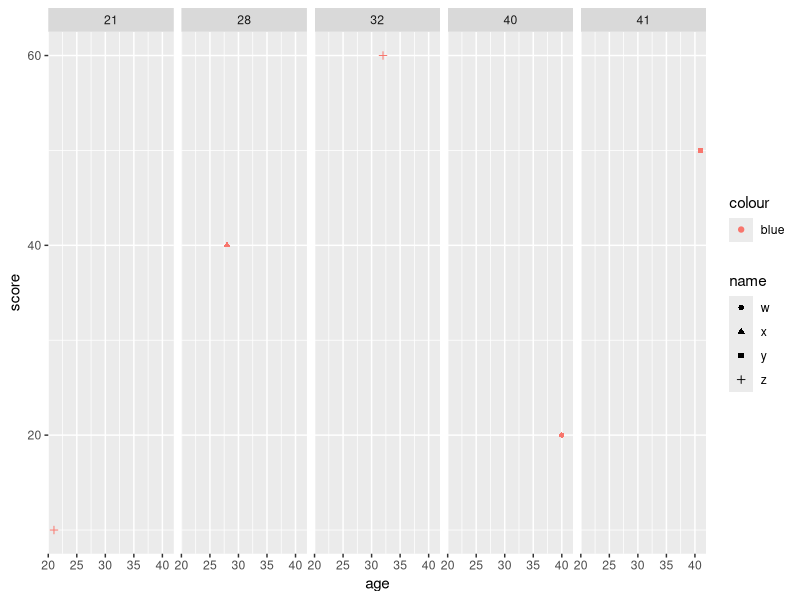

The R script that drew this image:
df <- data.frame(
  Name = c("A", "B", "C"),
  Age = c(25, 23, NA ),
  Score = c(95, NA, 78)
)
df

is.na(df)

mean(df$Age,na.rm= TRUE)

install.packages('Hmisc')
library(Hmisc)

data<-impute(df$age,fun=mean)
data

df1<-data.frame(
  id=c(1,2,3,4,5),
  name=c("x","y","z","w","z"),
  age=c(28,41,32,40,21),
  score=c(40,50,60,20,10)
)
df1

library(dplyr)
d<-df1 %>% select(name)
d

filter_df1<-df1%>%filter(age>30)
filter_df1

result<-df1%>% filter(age>30)%>%select(name)
result

Arr<-df1%>%arrange(name)
Arr

patt<-select(df1,starts_with("ag"))
patt

patt<-select(df1,-starts_with("ag"))
patt

patt<-select(df1,contains("ag"))
patt

patt<-select(df1,matches("ag"))
patt

add<-mutate(df1,ag_sc=age+score)
add

add<-transmute(df1,ag_sc=age+score)
add

summarise(df1,mean=mean(age))

new<-df1%>%slice(2,3)
new

new<-slice(df1,c(2,3))
new

new<-slice(df1,c(2:4))
new

df<-df1%>%slice(-2)
df

df<-df1%>%slice(-2,-4)
df


install.packages("caTools")
library(caTools)

#splitting
sp<-sample.split(df1$age,0.8)
sp

#training and test set
train<-subset(df1,sp==TRUE)
train
test<-subset(df1,sp==FALSE)
test

#scale
scale(df1$age,center=TRUE,scale=TRUE)


library(ggplot2)
plot<-
ggplot(data=df1,aes(x=age,y=score,col="blue",shape=name))+geom_point()

plot+facet_grid(age~.)+facet_grid(.~age)
